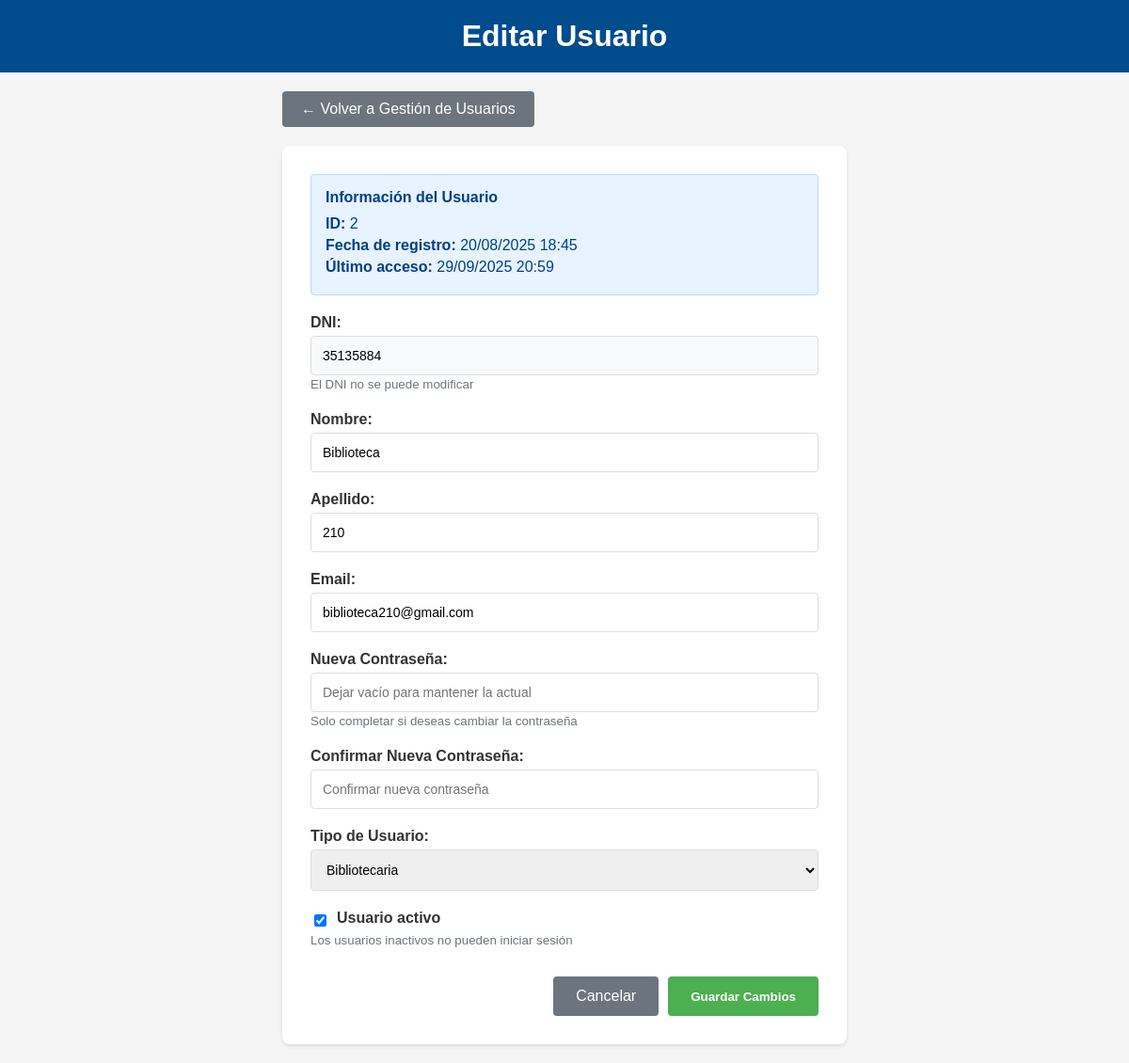
/libros/editar-usuario/2/ (signed in), run on an earlier commit of the app's database.
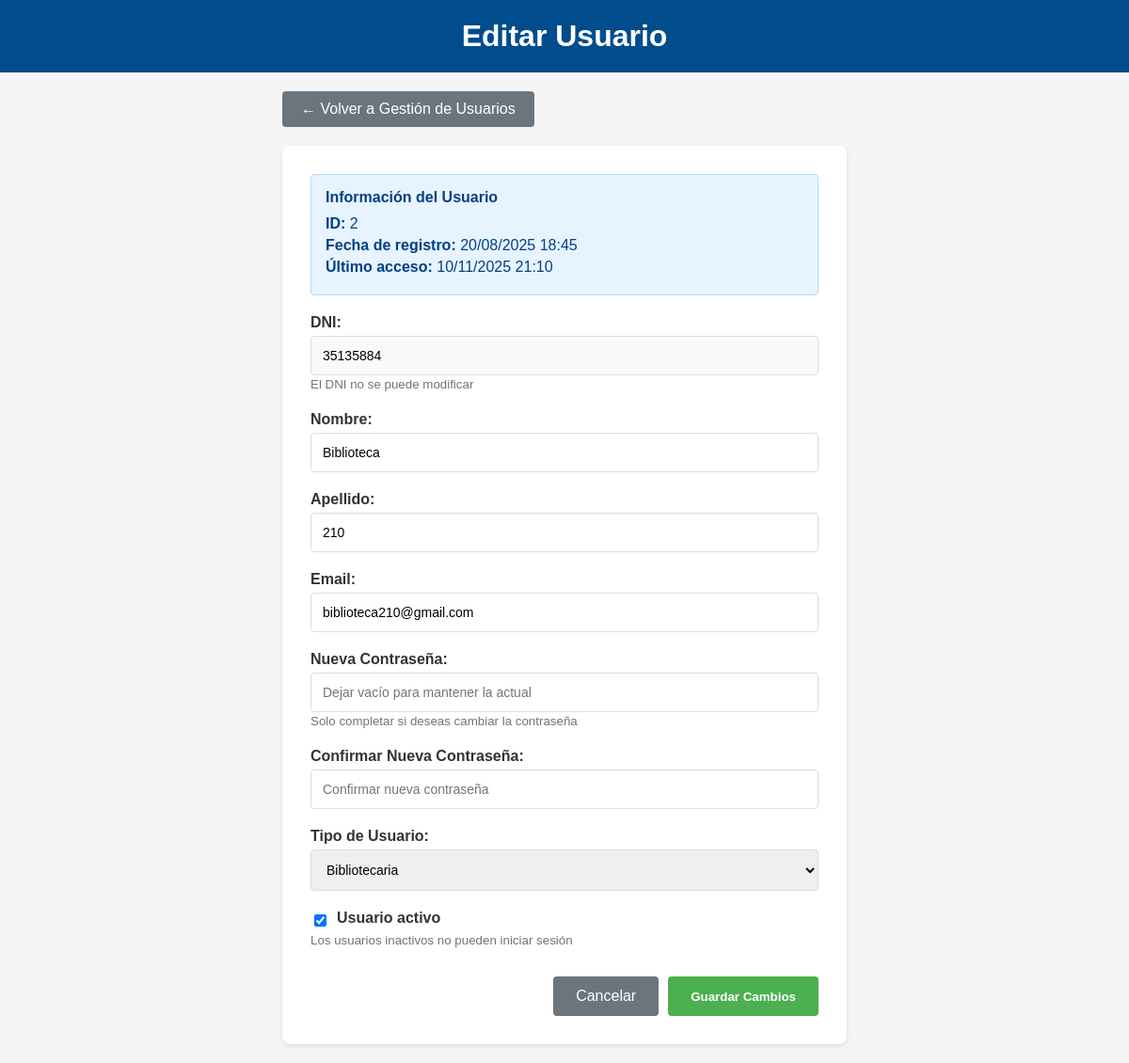
And on a later commit of the database.
### libros/models.py (models this page shows, shortened)
class Usuario(AbstractBaseUser, PermissionsMixin):
    PERFIL_CHOICES = (
        ('alumno', 'Alumno'),
        ('bibliotecaria', 'Bibliotecaria'),
        ('docente', 'Docente'),
    )
    dni_validator = RegexValidator(
        regex=r'^\d{7,8}$',
        message='El DNI debe tener entre 7 y 8 dígitos.'
    )
    dni = models.CharField(max_length=8, unique=True, validators=[dni_validator])
    nombre = models.CharField(max_length=100)
    apellido = models.CharField(max_length=100)
    email = models.EmailField(unique=True)
    perfil = models.CharField(max_length=20, choices=PERFIL_CHOICES, default='alumno')
    fecha_registro = models.DateTimeField(auto_now_add=True)
    is_active = models.BooleanField(default=True)
    is_staff = models.BooleanField(default=False)
    objects = CustomUserManager()
    USERNAME_FIELD = 'dni'
    REQUIRED_FIELDS = ['nombre', 'apellido', 'email']

### libros/views.py (the view)
    def _wrapped_view(request, *args, **kwargs):
        if not request.user.is_authenticated:
            return redirect('login')
        if not hasattr(request.user, 'es_bibliotecaria') or not request.user.es_bibliotecaria:
            messages.error(request, 'No tienes permisos para acceder a esta página.')
            return redirect('lista_libros')
        return view_func(request, *args, **kwargs)

### libros/views.py (called while the page is built, shortened)
def bibliotecaria_required(view_func):
    def _wrapped_view(request, *args, **kwargs):
        if not request.user.is_authenticated:
            return redirect('login')
        if not hasattr(request.user, 'es_bibliotecaria') or not request.user.es_bibliotecaria:
            messages.error(request, 'No tienes permisos para acceder a esta página.')
            return redirect('lista_libros')
        return view_func(request, *args, **kwargs)
    return _wrapped_view

@bibliotecaria_required
def editar_usuario(request, usuario_id):
    usuario = get_object_or_404(Usuario, id=usuario_id)
    context = {'usuario': usuario}
    return render(request, 'libros/editar_usuario.html', context)

### libros/templates/libros/editar_usuario.html (shortened to what this page needs)
<!DOCTYPE html>
<html lang="es">
<head>
    {% load static %}
</head>
<body>
    <header>
        <h1>Editar Usuario</h1>
    </header>
    <div class="container">
        <a href="{% url 'gestion_usuarios' %}" class="back-btn">← Volver a Gestión de Usuarios</a>
        <div class="form-container">
            <div class="info-card">
                <h4>Información del Usuario</h4>
                <p><strong>ID:</strong> {{ usuario.id }}</p>
                <p><strong>Fecha de registro:</strong> {{ usuario.fecha_registro|date:"d/m/Y H:i" }}</p>
                <p><strong>Último acceso:</strong>
                    {% if usuario.last_login %}
                        {{ usuario.last_login|date:"d/m/Y H:i" }}
                    {% else %}
                        Nunca
                    {% endif %}
                </p>
            </div>
            <form id="formEditarUsuario">
                <div class="form-group">
                    <label for="dni">DNI:</label>
                    <input type="text" id="dni" name="dni" value="{{ usuario.dni }}" readonly style="background-color: #f8f9fa;">
                    <small style="color: #6c757d;">El DNI no se puede modificar</small>
                </div>
                <div class="form-group">
                    <label for="nombre">Nombre:</label>
                    <input type="text" id="nombre" name="nombre" value="{{ usuario.nombre }}" required>
                </div>
                <div class="form-group">
                    <label for="apellido">Apellido:</label>
                    <input type="text" id="apellido" name="apellido" value="{{ usuario.apellido }}" required>
                </div>
                <div class="form-group">
                    <label for="email">Email:</label>
                    <input type="email" id="email" name="email" value="{{ usuario.email }}" required>
                </div>
                <div class="form-group">
                    <label for="password">Nueva Contraseña:</label>
                    <input type="password" id="password" name="password" placeholder="Dejar vacío para mantener la actual">
                    <small style="color: #6c757d;">Solo completar si deseas cambiar la contraseña</small>
                </div>
                <div class="form-group">
                    <label for="password_confirm">Confirmar Nueva Contraseña:</label>
                    <input type="password" id="password_confirm" name="password_confirm" placeholder="Confirmar nueva contraseña">
                </div>
              <div class="form-group">
                    <label for="perfil">Tipo de Usuario:</label>
                    <select id="perfil" name="perfil" required>
                        <option value="bibliotecaria" {% if usuario.perfil == 'bibliotecaria' %}selected{% endif %}>Bibliotecaria</option>
                    </select>
                </div>
                <div class="form-group">
                    <div class="checkbox-group">
                        <input type="checkbox" id="is_active" name="is_active" {% if usuario.is_active %}checked{% endif %}>
                        <label for="is_active">Usuario activo</label>
                    </div>
                    <small style="color: #6c757d;">Los usuarios inactivos no pueden iniciar sesión</small>
                </div>
                <div class="form-actions">
                    <a href="{% url 'gestion_usuarios' %}" class="btn-cancel">Cancelar</a>
                    <button type="submit" class="btn-primary">Guardar Cambios</button>
                </div>
            </form>
        </div>
    </div>
</body>
</html>

### libros/templates/libros/editar_usuario.html (style rules this page uses)
body { font-family: 'Calibri', 'Arial', sans-serif; margin: 0; padding: 0; background-color: #f5f5f5; }
header { background-color: #004c8c; color: white; text-align: center; padding: 20px; }
header h1 { font-family: 'Arial', sans-serif; font-size: 2em; margin: 0; }
.container { max-width: 600px; margin: 0 auto; padding: 20px; }
.back-btn { background-color: #6c757d; color: white; padding: 10px 20px; text-decoration: none; border-radius: 4px; margin-bottom: 20px; display: inline-block; }
.form-container { background: white; padding: 30px; border-radius: 8px; box-shadow: 0 2px 4px rgba(0,0,0,0.1); }
.form-group { margin-bottom: 20px; }
.form-group label { display: block; margin-bottom: 5px; font-weight: bold; color: #333; }
.form-group input, .form-group select { width: 100%; padding: 12px; border: 1px solid #ddd; border-radius: 4px; font-size: 14px; box-sizing: border-box; }
.checkbox-group { display: flex; align-items: center; gap: 8px; }
.checkbox-group input[type="checkbox"] { width: auto; }
.form-actions { display: flex; gap: 10px; justify-content: flex-end; margin-top: 30px; }
.btn-primary { background-color: #4CAF50; color: white; padding: 12px 24px; border: none; border-radius: 4px; cursor: pointer; font-weight: bold; }
.btn-cancel { background-color: #6c757d; color: white; padding: 12px 24px; border: none; border-radius: 4px; cursor: pointer; text-decoration: none; display: inline-block; }
.info-card { background-color: #e7f3ff; border: 1px solid #b8daff; border-radius: 4px; padding: 15px; margin-bottom: 20px; }
.info-card h4 { margin: 0 0 10px 0; color: #004085; }
.info-card p { margin: 5px 0; color: #004085; }

What changed in the data, as far as the page shows it:
changed Usuario "Biblioteca": last_login "29/09/2025 20:59" → "10/11/2025 21:10"
